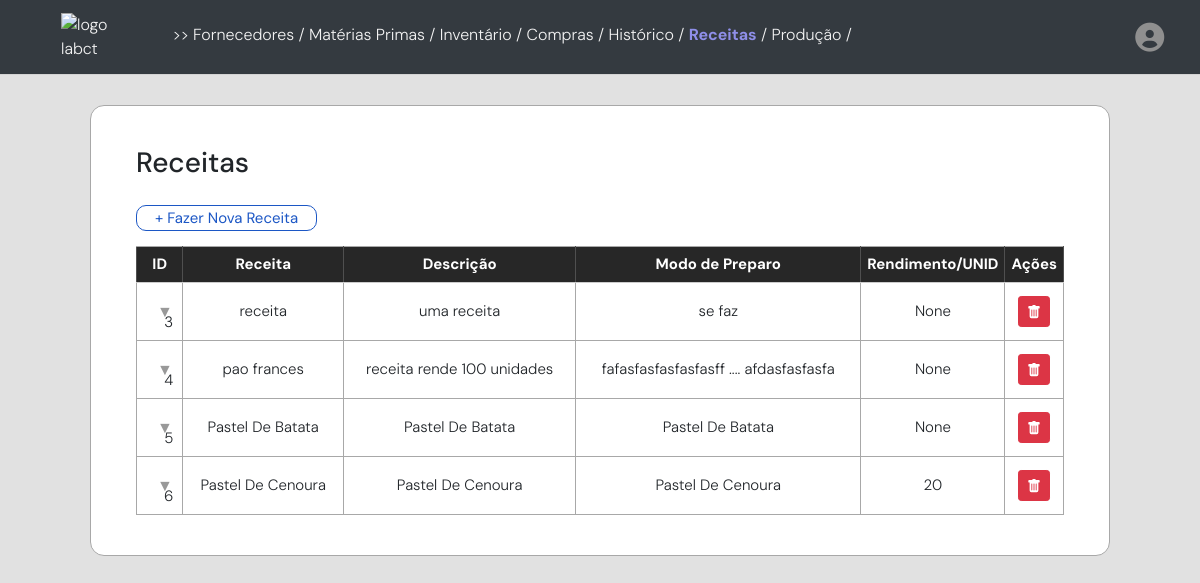
/receitas (signed in), run on an earlier commit of the app's database.
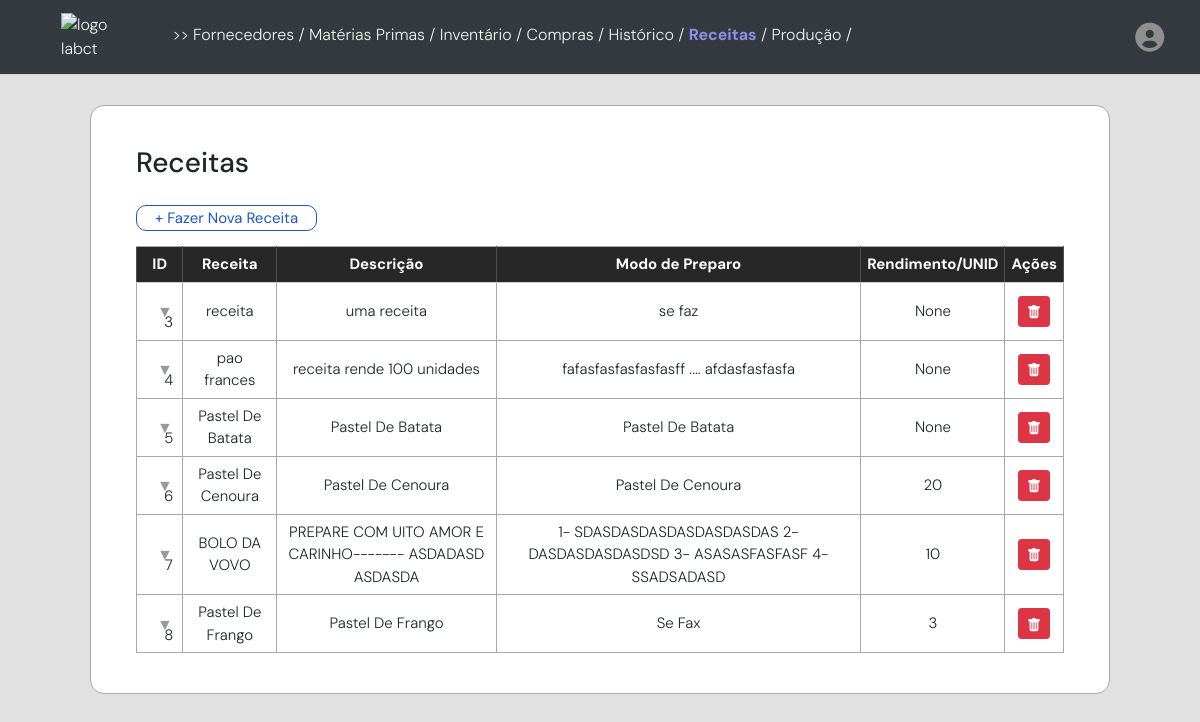
And on a later commit of the database.
### models/receitas_model.py (models this page shows)
class Receitas(db.Model):
    __tablename__ = "receitas"
    __table_args__ = {"extend_existing": True}
    id_rct = db.Column(db.Integer, primary_key=True, autoincrement=True)
    nome_rct = db.Column(db.String(75))
    descricao_rct = db.Column(db.Text)
    preparo_rct = db.Column(db.Text)
    rendimento_rct = db.Column(db.Integer)
    user_id = db.Column(db.Integer, db.ForeignKey('usuarios.id'), nullable=False)
    usuarios = db.relationship("Usuarios", back_populates="receitas")
    receitasmateriasprimas = db.relationship("ReceitaMateriasPrimas", back_populates="receitas")
    producdados = db.relationship("ProducDados", back_populates="receitas")

### app.py (the view, shortened to what this page needs)
@app.route('/receitas', methods=['GET', 'POST'])
@login_required
def receitas():
    materiasprimas = MateriasPrimas.query.filter_by(user_id=current_user.id).all()
    materiasprimas_schema = MateriasPrimasSchema(many=True)
    serialized_data_mp = materiasprimas_schema.dump(materiasprimas)
    receitas = Receitas.query.filter_by(user_id=current_user.id).all()
    receitas_schema = ReceitasSchema(many=True)
    serialized_data_rct = receitas_schema.dump(receitas)
    receitasmp = ReceitaMateriasPrimas.query.filter_by(user_id=current_user.id).all()
    receitasmp_schema = ReceitasMateriasPrimasSchema(many=True)
    serialized_data_rctmp = receitasmp_schema.dump(receitasmp)
    return render_template('receitas2.html',
    materiasprimas=serialized_data_mp,
    receitas=serialized_data_rct,
    receitasmp=serialized_data_rctmp)

### app.py (called while the page is built)
@login_manager.user_loader
def user_loader(user_id):
    return Usuarios.query.get(int(user_id))

### templates/receitas2.html (shortened to what this page needs)
{% extends "base.html" %}
{% block content %}
<body>
    <div class="container">
        <div class="tabela">
            <h3 style="margin-bottom: 25px;"> Receitas </h3>
            <button style="margin-bottom: 15px;" data-toggle="modal" data-target="#cadastrarReceitaModal" class="btn-cadastrar">
                + Fazer Nova Receita</button>
            <div class="listaInventario">
                <table class="fold-table parent-table" id="myTable">
                    <thead>
                        <tr>
                            <th style="width: 5%; text-align: center;">ID</th>
                            <th style="text-align: center;">Receita</th>
                            <th style="text-align: center;">Descrição</th>
                            <th style="text-align: center;">Modo de Preparo</th>
                            <th style="text-align: center; width: 10%;">Rendimento/UNID</th>
                            <th style="text-align: center;">Ações</th>
                        </tr>
                    </thead>
                    <tbody class="tbody-parent">
                        {% for rct in receitas %}
                        <tr class="view">
                            <td style="margin-left: 10px; text-align: center;"> &nbsp &nbsp{{ rct.id_rct }}</td>
                            <td>{{ rct.nome_rct }}</td>
                            <td>{{ rct.descricao_rct }}</td>
                            <td>{{ rct.preparo_rct }}</td>
                            <td>{{ rct.rendimento_rct }}</td>
                            <td style="width: 5%;">
                                <div
                                    style="display: flex; flex-direction: row; justify-content: center; align-items: center;">
                                    <button type="button" style="margin: 3px; " class="btn btn-danger btn-sm"
                                        data-toggle="modal" data-target="#deleteModal{{ rct.id_rct }}">
                                    </button>
                                </div>
                            </td>
                        </tr>
                        {% endfor %}
                    </tbody>
                </table>
            </div>
        </div>
    </div>
</body>
{% endblock %}

### templates/base.html (shortened to what this page needs)
<!DOCTYPE html>
<html lang="en">
<head>
    <link href="https://stackpath.bootstrapcdn.com/bootstrap/4.5.2/css/bootstrap.min.css" rel="stylesheet">
    <link rel="stylesheet" href="https://cdnjs.cloudflare.com/ajax/libs/normalize/5.0.0/normalize.min.css">
    <link href="https://stackpath.bootstrapcdn.com/bootstrap/4.5.2/css/bootstrap.min.css" rel="stylesheet">
    <link rel="stylesheet" href="https://cdnjs.cloudflare.com/ajax/libs/jqueryui/1.12.1/jquery-ui.min.css">
    <link rel="stylesheet" href="https://cdnjs.cloudflare.com/ajax/libs/font-awesome/6.0.0-beta3/css/all.min.css"
 />
    <link rel="stylesheet" type="text/css" href="{{ url_for('static', filename='styles.css') }}">
</head>
<body>
    <nav class="navbar navbar-expand-lg navbar-dark bg-dark">
		<div class="container-fluid">
			<a href="{{ url_for('index') }}" title="Sobre a LAB página inicial" style="margin-left: 30px;">
				<img src="https://i.postimg.cc/k54vbtBF/userlmn-ebfdb7b90b9b59a3c0ece37c1d46cf20-removebg-preview.png" alt="logo labct" height="64" width="140"/>
			</a>
            <div class="nav-cont">
                {% include 'navigationlink.html' %}
                <span class="user-icon">
                    <i class="fa-solid fa-circle-user"></i>
                </span>
            </div>
        </div>
    </nav>
    <div>
        {% block content %}{% endblock %}
    </div>
</body>
</html>

### templates/navigationlink.html (shortened to what this page needs)
<span class="links">
    >>
    <a href="{{ url_for('fornecedores')}}" >Fornecedores</a> /
    <a href="{{ url_for('materiasPrimas')}}" >Matérias Primas</a> /
    <a href="{{ url_for('inventario')}}" >Inventário</a> /
    <a href="{{ url_for('compras')}}" {% if request.path==url_for('compras') %}class="active" {% endif %}>Compras</a> /
    <a href="{{ url_for('historico')}}" >Histórico</a> /
    <a href="{{ url_for('receitas')}}" {% if request.path==url_for('receitas') %}class="active" {% endif %}>Receitas</a>
    /
    <a href="{{ url_for('produccao')}}" {% if request.path==url_for('produccao') %}class="active" {% endif %}>Produção</a>
    /
</span>

### static/styles.css (style rules this page uses)
body { background-color: rgb(225, 225, 225); margin: 0; font-family: "DM Sans", sans-serif; font-optical-sizing: auto; font-weight: 300; font-style: normal; }
.container { margin-top: 18px !important; max-width: 85%; display: flex; flex-direction: column; }
.forma, .tabela { background-color: white; padding: 40px 45px 40px 45px; -webkit-border-radius: 14px; -moz-border-radius: 14px; border-radius: 14px; border: 0.5px solid #a8a8a8; }
.tabela { font-size: 15px; }
@media only screen and (max-width: 1600px) { .container { margin-top: 25px; display: flex; flex-direction: column; min-width: 100vw; } }
@media only screen and (max-width: 1600px) { .forma, .tabela { margin-inline: 75px; margin-block: 12px; } }
table { border-collapse: collapse; width: 100%; -webkit-user-select: none; -moz-user-select: none; -ms-user-select: none; user-select: none; }
table td, table th { border: 1px solid #a8a8a8; }
table th { background-color: rgb(39, 39, 39); ; color: white; padding-block: 10px; text-align: center; vertical-align: middle; padding-inline: 10px; border-right: 1px solid #4f4f4f; border-left: 1px solid #4f4f4f; }
table td { padding-block: 6px; text-align: center; vertical-align: middle; }
.btn-cadastrar { margin-bottom: 5px; padding-inline: 18px; border: 1px solid rgb(28, 87, 197); border-radius: 10px; background-color: white; transition: background-color 0.6s ease; transition: color 0.1s ease; color: rgb(28, 87, 197); }

### templates/base.html (style rules this page uses)
nav { width: 100%; height: 75px; background-color: rgb(39, 39, 39); display: flex; align-items: center; overflow: hidden; border-bottom: 1px solid lightgray; padding-right: 15px; }
.nav-cont { width: 100%; display: flex; margin-top: 15px; margin-left: 35px; justify-content: space-between; }
.user-icon { margin-left: auto; height: 100%; width: 35px; border-radius: 50%; }
.fa-circle-user { margin-bottom: 15px; color: rgb(143, 143, 143); font-size: 29px; transition: color 0.3s ease; }

### templates/navigationlink.html (style rules this page uses)
.links { grid-area: heading; width: 100%; margin-bottom: 16px; color: rgb(243, 243, 243); }
a { color: rgb(243, 243, 243); }
.active { font-weight: bold; color: rgb(143, 143, 233); }

### templates/receitas2.html (style rules this page uses)
table { width: 100%; border-collapse: collapse; }
table th { text-align: left; border-bottom: 1px solid #ccc; }
table th, table td { padding: 0.4em; }
table.fold-table>tbody>tr.view td, table.fold-table>tbody>tr.view th { cursor: pointer; }
table.fold-table>tbody>tr.view td:first-child, table.fold-table>tbody>tr.view th:first-child { position: relative; padding-left: 20px; }
table.fold-table>tbody>tr.view td:first-child:before, table.fold-table>tbody>tr.view th:first-child:before { position: absolute; top: 50%; left: 20px; width: 9px; height: 16px; margin-top: -8px; font: 16px fontawesome; color: #999; content: "▼"; transition: all 0.3s ease; }

What changed in the data, as far as the page shows it:
added Receitas: id_rct "7", nome_rct "BOLO DA VOVO", descricao_rct "PREPARE COM UITO AMOR E CARINHO------- ASDADASD ASDASDA", preparo_rct "1- SDASDASDASDASDASDASDAS 2- DASDASDASDASDSD 3- ASASASFASFASF 4- SSADSADASD", rendimento_rct "10"
added Receitas: id_rct "8", nome_rct "Pastel De Frango", descricao_rct "Pastel De Frango", preparo_rct "Se Fax", rendimento_rct "3"
